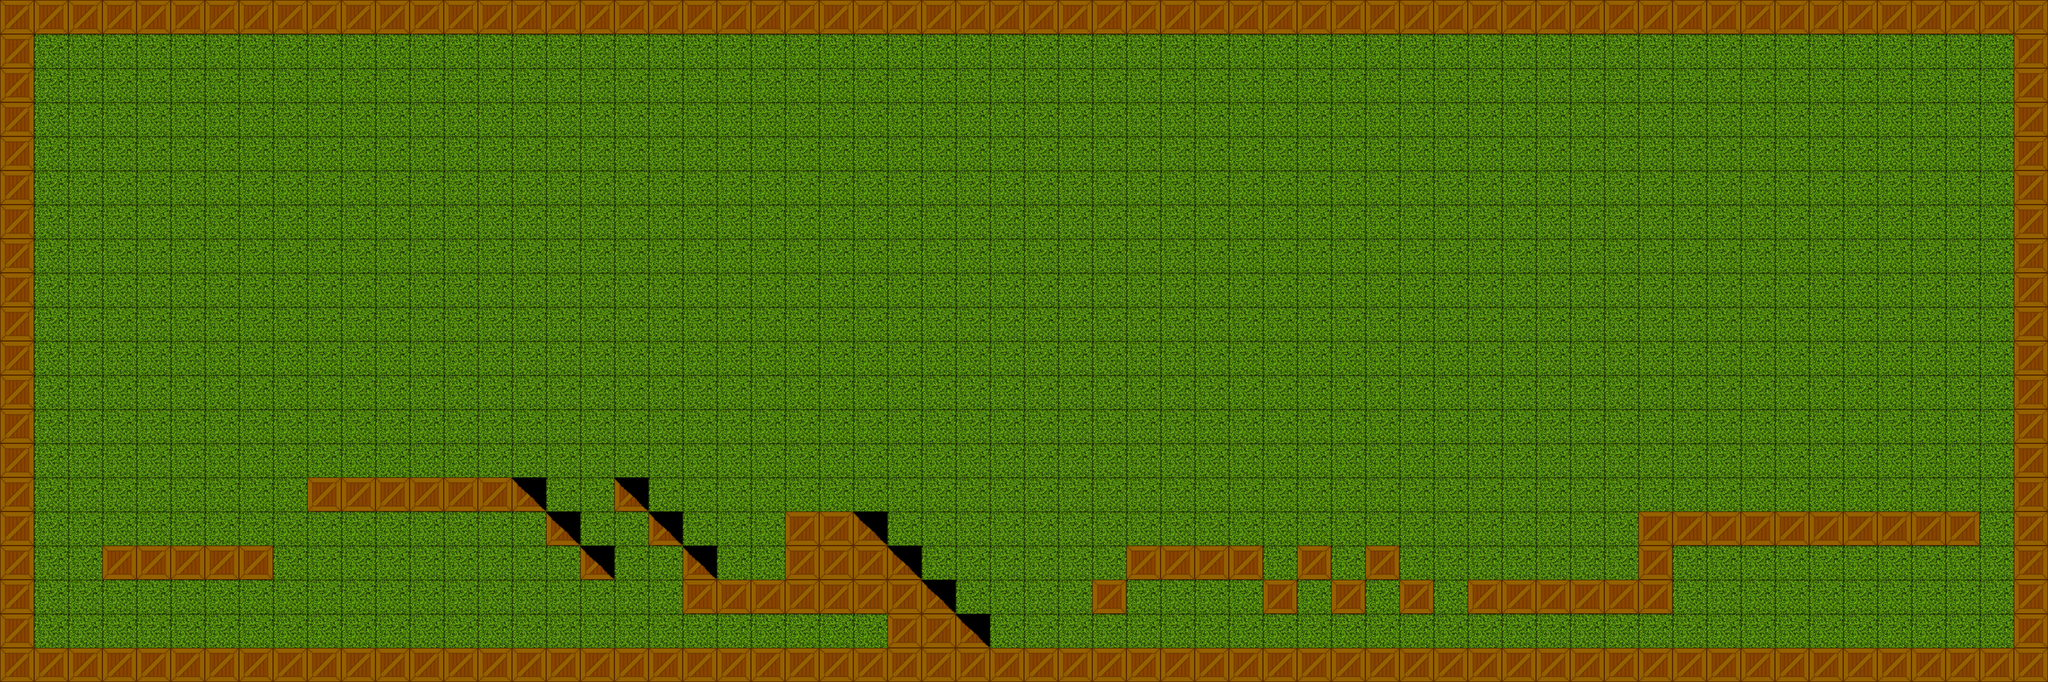

This game map was drawn from its Tiled (.tmx) file and the tilesets committed beside it. A one-line description and the full map source follow:
An orthogonal 60x20 tile map with 50x50 px tiles, 1 tile layer (Слой тайлов 1).

<map version="1.4" tiledversion="1.4.3" orientation="orthogonal" renderorder="right-down" width="60" height="20" tilewidth="50" tileheight="50" infinite="0" nextlayerid="2" nextobjectid="1">
 <tileset firstgid="1" source="half_box.tsx" />
 <layer id="1" name="Слой тайлов 1" width="60" height="20">
  <data encoding="csv">
1,1,1,1,1,1,1,1,1,1,1,1,1,1,1,1,1,1,1,1,1,1,1,1,1,1,1,1,1,1,1,1,1,1,1,1,1,1,1,1,1,1,1,1,1,1,1,1,1,1,1,1,1,1,1,1,1,1,1,1,
1,3,3,3,3,3,3,3,3,3,3,3,3,3,3,3,3,3,3,3,3,3,3,3,3,3,3,3,3,3,3,3,3,3,3,3,3,3,3,3,3,3,3,3,3,3,3,3,3,3,3,3,3,3,3,3,3,3,3,1,
1,3,3,3,3,3,3,3,3,3,3,3,3,3,3,3,3,3,3,3,3,3,3,3,3,3,3,3,3,3,3,3,3,3,3,3,3,3,3,3,3,3,3,3,3,3,3,3,3,3,3,3,3,3,3,3,3,3,3,1,
1,3,3,3,3,3,3,3,3,3,3,3,3,3,3,3,3,3,3,3,3,3,3,3,3,3,3,3,3,3,3,3,3,3,3,3,3,3,3,3,3,3,3,3,3,3,3,3,3,3,3,3,3,3,3,3,3,3,3,1,
1,3,3,3,3,3,3,3,3,3,3,3,3,3,3,3,3,3,3,3,3,3,3,3,3,3,3,3,3,3,3,3,3,3,3,3,3,3,3,3,3,3,3,3,3,3,3,3,3,3,3,3,3,3,3,3,3,3,3,1,
1,3,3,3,3,3,3,3,3,3,3,3,3,3,3,3,3,3,3,3,3,3,3,3,3,3,3,3,3,3,3,3,3,3,3,3,3,3,3,3,3,3,3,3,3,3,3,3,3,3,3,3,3,3,3,3,3,3,3,1,
1,3,3,3,3,3,3,3,3,3,3,3,3,3,3,3,3,3,3,3,3,3,3,3,3,3,3,3,3,3,3,3,3,3,3,3,3,3,3,3,3,3,3,3,3,3,3,3,3,3,3,3,3,3,3,3,3,3,3,1,
1,3,3,3,3,3,3,3,3,3,3,3,3,3,3,3,3,3,3,3,3,3,3,3,3,3,3,3,3,3,3,3,3,3,3,3,3,3,3,3,3,3,3,3,3,3,3,3,3,3,3,3,3,3,3,3,3,3,3,1,
1,3,3,3,3,3,3,3,3,3,3,3,3,3,3,3,3,3,3,3,3,3,3,3,3,3,3,3,3,3,3,3,3,3,3,3,3,3,3,3,3,3,3,3,3,3,3,3,3,3,3,3,3,3,3,3,3,3,3,1,
1,3,3,3,3,3,3,3,3,3,3,3,3,3,3,3,3,3,3,3,3,3,3,3,3,3,3,3,3,3,3,3,3,3,3,3,3,3,3,3,3,3,3,3,3,3,3,3,3,3,3,3,3,3,3,3,3,3,3,1,
1,3,3,3,3,3,3,3,3,3,3,3,3,3,3,3,3,3,3,3,3,3,3,3,3,3,3,3,3,3,3,3,3,3,3,3,3,3,3,3,3,3,3,3,3,3,3,3,3,3,3,3,3,3,3,3,3,3,3,1,
1,3,3,3,3,3,3,3,3,3,3,3,3,3,3,3,3,3,3,3,3,3,3,3,3,3,3,3,3,3,3,3,3,3,3,3,3,3,3,3,3,3,3,3,3,3,3,3,3,3,3,3,3,3,3,3,3,3,3,1,
1,3,3,3,3,3,3,3,3,3,3,3,3,3,3,3,3,3,3,3,3,3,3,3,3,3,3,3,3,3,3,3,3,3,3,3,3,3,3,3,3,3,3,3,3,3,3,3,3,3,3,3,3,3,3,3,3,3,3,1,
1,3,3,3,3,3,3,3,3,3,3,3,3,3,3,3,3,3,3,3,3,3,3,3,3,3,3,3,3,3,3,3,3,3,3,3,3,3,3,3,3,3,3,3,3,3,3,3,3,3,3,3,3,3,3,3,3,3,3,1,
1,3,3,3,3,3,3,3,3,1,1,1,1,1,1,2,3,3,2,3,3,3,3,3,3,3,3,3,3,3,3,3,3,3,3,3,3,3,3,3,3,3,3,3,3,3,3,3,3,3,3,3,3,3,3,3,3,3,3,1,
1,3,3,3,3,3,3,3,3,3,3,3,3,3,3,3,2,3,3,2,3,3,3,1,1,2,3,3,3,3,3,3,3,3,3,3,3,3,3,3,3,3,3,3,3,3,3,3,1,1,1,1,1,1,1,1,1,1,3,1,
1,3,3,1,1,1,1,1,3,3,3,3,3,3,3,3,3,2,3,3,2,3,3,1,1,1,2,3,3,3,3,3,3,1,1,1,1,3,1,3,1,3,3,3,3,3,3,3,1,3,3,3,3,3,3,3,3,3,3,1,
1,3,3,3,3,3,3,3,3,3,3,3,3,3,3,3,3,3,3,3,1,1,1,1,1,1,1,2,3,3,3,3,1,3,3,3,3,1,3,1,3,1,3,1,1,1,1,1,1,3,3,3,3,3,3,3,3,3,3,1,
1,3,3,3,3,3,3,3,3,3,3,3,3,3,3,3,3,3,3,3,3,3,3,3,3,3,1,1,2,3,3,3,3,3,3,3,3,3,3,3,3,3,3,3,3,3,3,3,3,3,3,3,3,3,3,3,3,3,3,1,
1,1,1,1,1,1,1,1,1,1,1,1,1,1,1,1,1,1,1,1,1,1,1,1,1,1,1,1,1,1,1,1,1,1,1,1,1,1,1,1,1,1,1,1,1,1,1,1,1,1,1,1,1,1,1,1,1,1,1,1
</data>
 </layer>
</map>